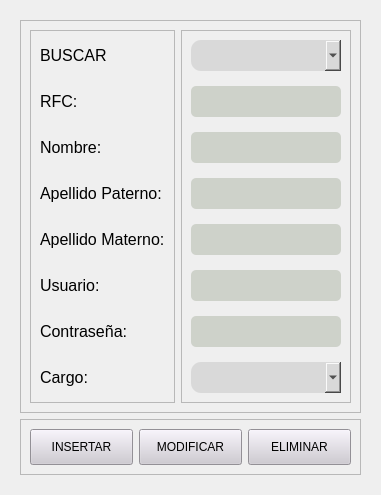
            <widget class="QWidget" name="page_ModificarUsuario">
             <property name="styleSheet">
              <string notr="true">QComboBox{
color:black;
background-color:rgb(217,217,217);
border-radius:10px;
padding:5px;
font-size:16px;
font-family:Arial;
}
    QComboBox QAbstractItemView {
        background-color: rgb(217,217,217);
        color: black;
    }
    
    QComboBox QAbstractItemView::item {
        min-height: 25px;
        padding: 5px;
    }
    
    QComboBox QAbstractItemView::item:hover {
        background-color: rgb(70,60,130);
		color: white;
    }</string>
             </property>
             <layout class="QVBoxLayout" name="verticalLayout_22">
              <item>
               <widget class="QWidget" name="widget" native="true">
                <layout class="QVBoxLayout" name="verticalLayout_23" stretch="40,20">
                 <item>
                  <widget class="QFrame" name="frame_14">
                   <property name="maximumSize">
                    <size>
                     <width>2000</width>
                     <height>16777215</height>
                    </size>
                   </property>
                   <property name="frameShape">
                    <enum>QFrame::StyledPanel</enum>
                   </property>
                   <property name="frameShadow">
                    <enum>QFrame::Raised</enum>
                   </property>
                   <layout class="QHBoxLayout" name="horizontalLayout_34" stretch="20,80">
                    <item>
                     <widget class="QFrame" name="frame_15">
                      <property name="font">
                       <font>
                        <family>Arial</family>
                        <pointsize>1</pointsize>
                       </font>
                      </property>
                      <property name="styleSheet">
                       <string notr="true">QLabel{
color:black;
}</string>
                      </property>
                      <property name="frameShape">
                       <enum>QFrame::StyledPanel</enum>
                      </property>
                      <property name="frameShadow">
                       <enum>QFrame::Raised</enum>
                      </property>
                      <layout class="QVBoxLayout" name="verticalLayout_24">
                       <property name="spacing">
                        <number>15</number>
                       </property>
                       <item>
                        <widget class="QLabel" name="label_6">
                         <property name="maximumSize">
                          <size>
                           <width>16777215</width>
                           <height>16777215</height>
                          </size>
                         </property>
                         <property name="font">
                          <font>
                           <family>Arial</family>
                           <pointsize>12</pointsize>
                          </font>
                         </property>
                         <property name="text">
                          <string>BUSCAR</string>
                         </property>
                        </widget>
                       </item>
                       <item>
                        <widget class="QLabel" name="label_7">
                         <property name="maximumSize">
                          <size>
                           <width>16777215</width>
                           <height>35</height>
                          </size>
                         </property>
                         <property name="font">
                          <font>
                           <family>Arial</family>
                           <pointsize>12</pointsize>
                          </font>
                         </property>
                         <property name="text">
                          <string>RFC:</string>
                         </property>
                        </widget>
                       </item>
                       <item>
                        <widget class="QLabel" name="label_14">
                         <property name="font">
                          <font>
                           <family>Arial</family>
                           <pointsize>12</pointsize>
                          </font>
                         </property>
                         <property name="text">
                          <string>Nombre:</string>
                         </property>
                        </widget>
                       </item>
                       <item>
                        <widget class="QLabel" name="label_8">
                         <property name="font">
                          <font>
                           <family>Arial</family>
                           <pointsize>12</pointsize>
                          </font>
                         </property>
                         <property name="text">
                          <string>Apellido Paterno:</string>
                         </property>
                        </widget>
                       </item>
                       <item>
                        <widget class="QLabel" name="label_13">
                         <property name="font">
                          <font>
                           <family>Arial</family>
                           <pointsize>12</pointsize>
                          </font>
                         </property>
                         <property name="text">
                          <string>Apellido Materno:</string>
                         </property>
                        </widget>
                       </item>
                       <item>
                        <widget class="QLabel" name="label_9">
                         <property name="font">
                          <font>
                           <family>Arial</family>
                           <pointsize>12</pointsize>
                          </font>
                         </property>
                         <property name="text">
                          <string>Usuario:</string>
                         </property>
                        </widget>
                       </item>
                       <item>
                        <widget class="QLabel" name="label_11">
                         <property name="font">
                          <font>
                           <family>Arial</family>
                           <pointsize>12</pointsize>
                          </font>
                         </property>
                         <property name="text">
                          <string>Contraseña:</string>
                         </property>
                        </widget>
                       </item>
                       <item>
                        <widget class="QLabel" name="label_10">
                         <property name="font">
                          <font>
                           <family>Arial</family>
                           <pointsize>12</pointsize>
                          </font>
                         </property>
                         <property name="text">
                          <string>Cargo:</string>
                         </property>
                        </widget>
                       </item>
                      </layout>
                     </widget>
                    </item>
                    <item>
                     <widget class="QFrame" name="frame_16">
                      <property name="styleSheet">
                       <string notr="true">QLineEdit{
color:black;
background-color: rgb(206,210,202);
padding: 5px;
border-radius:5px;
}</string>
                      </property>
                      <property name="frameShape">
                       <enum>QFrame::StyledPanel</enum>
                      </property>
                      <property name="frameShadow">
                       <enum>QFrame::Raised</enum>
                      </property>
                      <layout class="QVBoxLayout" name="verticalLayout_25">
                       <property name="spacing">
                        <number>15</number>
                       </property>
                       <item>
                        <widget class="QComboBox" name="comboBoxAlta">
                         <property name="maximumSize">
                          <size>
                           <width>16777215</width>
                           <height>35</height>
                          </size>
                         </property>
                        </widget>
                       </item>
                       <item>
                        <widget class="QLineEdit" name="RFCAlta">
                         <property name="maximumSize">
                          <size>
                           <width>16777215</width>
                           <height>35</height>
                          </size>
                         </property>
                         <property name="font">
                          <font>
                           <family>Arial</family>
                           <pointsize>12</pointsize>
                          </font>
                         </property>
                         <property name="maxLength">
                          <number>13</number>
                         </property>
                        </widget>
                       </item>
                       <item>
                        <widget class="QLineEdit" name="nombreAlta">
                         <property name="maximumSize">
                          <size>
                           <width>16777215</width>
                           <height>35</height>
                          </size>
                         </property>
                         <property name="font">
                          <font>
                           <family>Arial</family>
                           <pointsize>12</pointsize>
                          </font>
                         </property>
                         <property name="maxLength">
                          <number>50</number>
                         </property>
                        </widget>
                       </item>
                       <item>
                        <widget class="QLineEdit" name="apellidoPAlta">
                         <property name="maximumSize">
                          <size>
                           <width>16777215</width>
                           <height>35</height>
                          </size>
                         </property>
                         <property name="font">
                          <font>
                           <family>Arial</family>
                           <pointsize>12</pointsize>
                          </font>
                         </property>
                         <property name="maxLength">
                          <number>50</number>
                         </property>
                        </widget>
                       </item>
                       <item>
                        <widget class="QLineEdit" name="apellidoMAlta">
                         <property name="maximumSize">
                          <size>
                           <width>16777215</width>
                           <height>35</height>
                          </size>
                         </property>
                         <property name="font">
                          <font>
                           <family>Arial</family>
                           <pointsize>12</pointsize>
                          </font>
                         </property>
                         <property name="maxLength">
                          <number>50</number>
                         </property>
                        </widget>
                       </item>
                       <item>
                        <widget class="QLineEdit" name="usuarioAlta">
                         <property name="maximumSize">
                          <size>
                           <width>16777215</width>
                           <height>35</height>
                          </size>
                         </property>
                         <property name="font">
                          <font>
                           <family>Arial</family>
                           <pointsize>12</pointsize>
                          </font>
                         </property>
                         <property name="maxLength">
                          <number>30</number>
                         </property>
                        </widget>
                       </item>
                       <item>
                        <widget class="QLineEdit" name="contraseAlta">
                         <property name="maximumSize">
                          <size>
                           <width>16777215</width>
                           <height>35</height>
                          </size>
                         </property>
                         <property name="font">
                          <font>
                           <family>Arial</family>
                           <pointsize>12</pointsize>
                          </font>
                         </property>
                         <property name="maxLength">
                          <number>8</number>
                         </property>
                        </widget>
                       </item>
                       <item>
                        <widget class="QComboBox" name="comboBox_Cargo"/>
                       </item>
                      </layout>
                     </widget>
                    </item>
                   </layout>
                  </widget>
                 </item>
                 <item>
                  <widget class="QFrame" name="frame_13">
                   <property name="styleSheet">
                    <string notr="true">QPushButton{
color:black;
background-color: rgb(206,202,210);
padding: 10px;
}
QPushButton:hover{
border: 1px solid black;
}</string>
                   </property>
                   <property name="frameShape">
                    <enum>QFrame::StyledPanel</enum>
                   </property>
                   <property name="frameShadow">
                    <enum>QFrame::Raised</enum>
                   </property>
                   <layout class="QHBoxLayout" name="horizontalLayout_35">
                    <item>
                     <widget class="QPushButton" name="BotonInsertarAlta">
                      <property name="styleSheet">
                       <string notr="true">QPushButton{
color:black;
}

QPushButton:hover{
border: 1px solid black;
background-color:rgb(80,150,210);
}</string>
                      </property>
                      <property name="text">
                       <string>INSERTAR</string>
                      </property>
                     </widget>
                    </item>
                    <item>
                     <widget class="QPushButton" name="BotonModificarAlta">
                      <property name="styleSheet">
                       <string notr="true">QPushButton{
color:black;
}

QPushButton:hover{
border: 1px solid black;
}</string>
                      </property>
                      <property name="text">
                       <string>MODIFICAR</string>
                      </property>
                     </widget>
                    </item>
                    <item>
                     <widget class="QPushButton" name="BotonEliminarAlta">
                      <property name="enabled">
                       <bool>true</bool>
                      </property>
                      <property name="styleSheet">
                       <string notr="true">QPushButton{
color:black;
}

QPushButton:hover{
border: 1px solid black;
background-color:rgb(210,50,50);
color:White;
}</string>
                      </property>
                      <property name="text">
                       <string>ELIMINAR</string>
                      </property>
                     </widget>
                    </item>
                   </layout>
                  </widget>
                 </item>
                </layout>
               </widget>
              </item>
             </layout>
            </widget>
